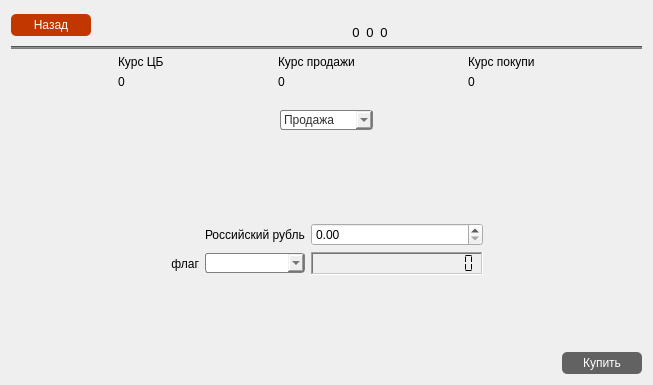
<?xml version="1.0" encoding="UTF-8"?>
<ui version="4.0">
 <class>wgtExchangeCurrency</class>
 <widget class="QWidget" name="wgtExchangeCurrency">
  <property name="geometry">
   <rect>
    <x>0</x>
    <y>0</y>
    <width>653</width>
    <height>385</height>
   </rect>
  </property>
  <property name="windowTitle">
   <string>Form</string>
  </property>
  <layout class="QVBoxLayout" name="verticalLayout_5">
   <item>
    <layout class="QVBoxLayout" name="verticalLayout">
     <item>
      <layout class="QHBoxLayout" name="horizontalLayout">
       <item>
        <widget class="QPushButton" name="pbtnBackToMenu">
         <property name="sizePolicy">
          <sizepolicy hsizetype="Preferred" vsizetype="Fixed">
           <horstretch>0</horstretch>
           <verstretch>0</verstretch>
          </sizepolicy>
         </property>
         <property name="cursor">
          <cursorShape>PointingHandCursor</cursorShape>
         </property>
         <property name="styleSheet">
          <string notr="true">QPushButton:enabled {
  	background-color: rgb(194, 55, 0);
  	color: white;
	border-radius: 5px;
    border-color: beige;
}

QPushButton {
  	background-color: rgb(98, 98, 98);
  	color: white;
	border-radius: 5px;
    border-color: beige;
	min-width: 80px;
	min-height: 22px;
}

QPushButton:hover {
	background-color: qlineargradient(spread:pad, x1:0, y1:0, x2:1, y2:0, stop:0 rgb(255, 125, 11), stop:1 rgb(255, 188, 17))
}

QPushButton:pressed {
     background-color: rgb(98, 98, 98);
     border-style: inset;
 }</string>
         </property>
         <property name="text">
          <string>Назад</string>
         </property>
        </widget>
       </item>
       <item>
        <spacer name="horizontalSpacer_2">
         <property name="orientation">
          <enum>Qt::Horizontal</enum>
         </property>
         <property name="sizeHint" stdset="0">
          <size>
           <width>40</width>
           <height>20</height>
          </size>
         </property>
        </spacer>
       </item>
       <item>
        <layout class="QVBoxLayout" name="pvbxLayoutRu">
         <property name="spacing">
          <number>0</number>
         </property>
         <item>
          <widget class="QLabel" name="plblFlagRu">
           <property name="maximumSize">
            <size>
             <width>30</width>
             <height>30</height>
            </size>
           </property>
           <property name="frameShape">
            <enum>QFrame::NoFrame</enum>
           </property>
           <property name="frameShadow">
            <enum>QFrame::Plain</enum>
           </property>
           <property name="text">
            <string/>
           </property>
           <property name="pixmap">
            <pixmap resource="../resurce.qrc">:/icons/icons8-russia-48.png</pixmap>
           </property>
           <property name="scaledContents">
            <bool>true</bool>
           </property>
           <property name="alignment">
            <set>Qt::AlignCenter</set>
           </property>
          </widget>
         </item>
         <item alignment="Qt::AlignHCenter">
          <widget class="QLabel" name="plblMoneyRub">
           <property name="font">
            <font>
             <pointsize>10</pointsize>
            </font>
           </property>
           <property name="text">
            <string>0</string>
           </property>
           <property name="alignment">
            <set>Qt::AlignCenter</set>
           </property>
          </widget>
         </item>
        </layout>
       </item>
       <item>
        <layout class="QVBoxLayout" name="pvbxLayoutUs">
         <property name="spacing">
          <number>0</number>
         </property>
         <item>
          <widget class="QLabel" name="plblFlagUs">
           <property name="maximumSize">
            <size>
             <width>30</width>
             <height>30</height>
            </size>
           </property>
           <property name="frameShape">
            <enum>QFrame::NoFrame</enum>
           </property>
           <property name="text">
            <string/>
           </property>
           <property name="pixmap">
            <pixmap resource="../resurce.qrc">:/icons/icons8-usa-48.png</pixmap>
           </property>
           <property name="scaledContents">
            <bool>true</bool>
           </property>
           <property name="alignment">
            <set>Qt::AlignCenter</set>
           </property>
          </widget>
         </item>
         <item alignment="Qt::AlignHCenter">
          <widget class="QLabel" name="plblMoneyDol">
           <property name="font">
            <font>
             <pointsize>10</pointsize>
            </font>
           </property>
           <property name="text">
            <string>0</string>
           </property>
           <property name="alignment">
            <set>Qt::AlignCenter</set>
           </property>
          </widget>
         </item>
        </layout>
       </item>
       <item>
        <layout class="QVBoxLayout" name="pvbxLayoutEur">
         <property name="spacing">
          <number>0</number>
         </property>
         <item>
          <widget class="QLabel" name="plblFlagEu">
           <property name="maximumSize">
            <size>
             <width>30</width>
             <height>30</height>
            </size>
           </property>
           <property name="text">
            <string/>
           </property>
           <property name="pixmap">
            <pixmap resource="../resurce.qrc">:/icons/icons8-europa-48.png</pixmap>
           </property>
           <property name="scaledContents">
            <bool>true</bool>
           </property>
           <property name="alignment">
            <set>Qt::AlignCenter</set>
           </property>
          </widget>
         </item>
         <item alignment="Qt::AlignHCenter">
          <widget class="QLabel" name="plblMoneyEur">
           <property name="font">
            <font>
             <pointsize>10</pointsize>
            </font>
           </property>
           <property name="text">
            <string>0</string>
           </property>
           <property name="alignment">
            <set>Qt::AlignCenter</set>
           </property>
          </widget>
         </item>
        </layout>
       </item>
       <item>
        <spacer name="horizontalSpacer">
         <property name="orientation">
          <enum>Qt::Horizontal</enum>
         </property>
         <property name="sizeHint" stdset="0">
          <size>
           <width>40</width>
           <height>20</height>
          </size>
         </property>
        </spacer>
       </item>
      </layout>
     </item>
     <item>
      <widget class="Line" name="line">
       <property name="styleSheet">
        <string notr="true">background-color: rgb(125, 125, 125)</string>
       </property>
       <property name="orientation">
        <enum>Qt::Horizontal</enum>
       </property>
      </widget>
     </item>
    </layout>
   </item>
   <item>
    <layout class="QHBoxLayout" name="horizontalLayout_2">
     <item>
      <spacer name="horizontalSpacer_8">
       <property name="orientation">
        <enum>Qt::Horizontal</enum>
       </property>
       <property name="sizeHint" stdset="0">
        <size>
         <width>40</width>
         <height>20</height>
        </size>
       </property>
      </spacer>
     </item>
     <item>
      <layout class="QVBoxLayout" name="verticalLayout_4">
       <item>
        <widget class="QLabel" name="plblRateCB">
         <property name="text">
          <string>Курс ЦБ</string>
         </property>
        </widget>
       </item>
       <item>
        <widget class="QLabel" name="plblShowRateCB">
         <property name="text">
          <string>0</string>
         </property>
        </widget>
       </item>
      </layout>
     </item>
     <item>
      <spacer name="horizontalSpacer_10">
       <property name="orientation">
        <enum>Qt::Horizontal</enum>
       </property>
       <property name="sizeHint" stdset="0">
        <size>
         <width>40</width>
         <height>20</height>
        </size>
       </property>
      </spacer>
     </item>
     <item>
      <layout class="QVBoxLayout" name="verticalLayout_3">
       <item>
        <widget class="QLabel" name="plblRateSelling">
         <property name="text">
          <string>Курс продажи</string>
         </property>
        </widget>
       </item>
       <item>
        <widget class="QLabel" name="plblShowRateSelling">
         <property name="text">
          <string>0</string>
         </property>
        </widget>
       </item>
      </layout>
     </item>
     <item>
      <spacer name="horizontalSpacer_11">
       <property name="orientation">
        <enum>Qt::Horizontal</enum>
       </property>
       <property name="sizeHint" stdset="0">
        <size>
         <width>40</width>
         <height>20</height>
        </size>
       </property>
      </spacer>
     </item>
     <item>
      <layout class="QVBoxLayout" name="verticalLayout_2">
       <item>
        <widget class="QLabel" name="plblRatePurchase">
         <property name="text">
          <string>Курс покупи</string>
         </property>
        </widget>
       </item>
       <item>
        <widget class="QLabel" name="plblShowRatePurchase">
         <property name="text">
          <string>0</string>
         </property>
        </widget>
       </item>
      </layout>
     </item>
     <item>
      <spacer name="horizontalSpacer_9">
       <property name="orientation">
        <enum>Qt::Horizontal</enum>
       </property>
       <property name="sizeHint" stdset="0">
        <size>
         <width>40</width>
         <height>20</height>
        </size>
       </property>
      </spacer>
     </item>
    </layout>
   </item>
   <item>
    <layout class="QHBoxLayout" name="horizontalLayout_3">
     <item>
      <spacer name="horizontalSpacer_3">
       <property name="orientation">
        <enum>Qt::Horizontal</enum>
       </property>
       <property name="sizeHint" stdset="0">
        <size>
         <width>40</width>
         <height>50</height>
        </size>
       </property>
      </spacer>
     </item>
     <item>
      <widget class="QComboBox" name="comboBoxByeOrSelling">
       <property name="styleSheet">
        <string notr="true">QComboBox {
     border: 1px solid gray;
     border-radius: 3px;
     padding: 1px 18px 1px 3px;
 }

QComboBox:!editable, QComboBox::drop-down:editable {
      background: qlineargradient(x1: 0, y1: 0, x2: 0, y2: 1,
                                  stop: 0 #E1E1E1, stop: 0.4 #DDDDDD,
                                  stop: 0.5 #D8D8D8, stop: 1.0 #D3D3D3);
	color:  rgb(48, 48, 48);
 }

QComboBox:!editable:on, QComboBox::drop-down:editable:on {
     background: qlineargradient(x1: 0, y1: 0, x2: 0, y2: 1,
                                 stop: 0 rgb(79, 79, 79), stop: 0.4 #D8D8D8,
                                 stop: 0.5 #DDDDDD, stop: 1.0 #E1E1E1);
 }

QComboBox:on { /* сдвиг текста, когда раскрывается всплывающий список */
     padding-top: 3px;
     padding-left: 4px;
 }

QComboBox QAbstractItemView {
     border: 2px solid darkgray;
	 color: rgb(48, 48, 48);
	 background-color: rgb(249, 249, 249)
 }</string>
       </property>
       <item>
        <property name="text">
         <string>Продажа</string>
        </property>
       </item>
       <item>
        <property name="text">
         <string>Покупка</string>
        </property>
       </item>
      </widget>
     </item>
     <item>
      <spacer name="horizontalSpacer_4">
       <property name="orientation">
        <enum>Qt::Horizontal</enum>
       </property>
       <property name="sizeHint" stdset="0">
        <size>
         <width>40</width>
         <height>50</height>
        </size>
       </property>
      </spacer>
     </item>
    </layout>
   </item>
   <item>
    <spacer name="verticalSpacer">
     <property name="orientation">
      <enum>Qt::Vertical</enum>
     </property>
     <property name="sizeHint" stdset="0">
      <size>
       <width>20</width>
       <height>40</height>
      </size>
     </property>
    </spacer>
   </item>
   <item>
    <layout class="QHBoxLayout" name="horizontalLayout_5">
     <item>
      <spacer name="horizontalSpacer_7">
       <property name="orientation">
        <enum>Qt::Horizontal</enum>
       </property>
       <property name="sizeHint" stdset="0">
        <size>
         <width>40</width>
         <height>20</height>
        </size>
       </property>
      </spacer>
     </item>
     <item>
      <layout class="QGridLayout" name="gridLayout">
       <item row="0" column="2">
        <widget class="QDoubleSpinBox" name="doubleSpinBoxInputMoney">
         <property name="maximum">
          <double>99.000000000000000</double>
         </property>
        </widget>
       </item>
       <item row="1" column="1">
        <widget class="QComboBox" name="comboBoxRates">
         <property name="sizePolicy">
          <sizepolicy hsizetype="Minimum" vsizetype="Fixed">
           <horstretch>0</horstretch>
           <verstretch>0</verstretch>
          </sizepolicy>
         </property>
         <property name="styleSheet">
          <string notr="true">QComboBox {
     border: 1px solid gray;
     border-radius: 3px;
     padding: 1px 18px 1px 3px;
	 min-width: 5em;
 }

QComboBox:!editable, QComboBox::drop-down:editable {
      background: qlineargradient(x1: 0, y1: 0, x2: 0, y2: 1,
                                  stop: 0 #E1E1E1, stop: 0.4 #DDDDDD,
                                  stop: 0.5 #D8D8D8, stop: 1.0 #D3D3D3);
	color:  rgb(48, 48, 48);
 }

QComboBox:!editable:on, QComboBox::drop-down:editable:on {
     background: qlineargradient(x1: 0, y1: 0, x2: 0, y2: 1,
                                 stop: 0 rgb(79, 79, 79), stop: 0.4 #D8D8D8,
                                 stop: 0.5 #DDDDDD, stop: 1.0 #E1E1E1);
 }

QComboBox:on { /* сдвиг текста, когда раскрывается всплывающий список */
     padding-top: 3px;
     padding-left: 4px;
 }

QComboBox QAbstractItemView {
     border: 2px solid darkgray;
	 color: rgb(48, 48, 48);
	 background-color: rgb(249, 249, 249)
 }</string>
         </property>
        </widget>
       </item>
       <item row="0" column="1">
        <widget class="QLabel" name="plblRub">
         <property name="text">
          <string>Российский рубль</string>
         </property>
        </widget>
       </item>
       <item row="1" column="0">
        <widget class="QLabel" name="plblFlagRates">
         <property name="text">
          <string>флаг</string>
         </property>
         <property name="alignment">
          <set>Qt::AlignRight|Qt::AlignTrailing|Qt::AlignVCenter</set>
         </property>
        </widget>
       </item>
       <item row="0" column="0">
        <widget class="QLabel" name="plblFlagRub">
         <property name="text">
          <string/>
         </property>
         <property name="pixmap">
          <pixmap resource="../resurce.qrc">:/icons/icons8-russia-48.png</pixmap>
         </property>
         <property name="scaledContents">
          <bool>true</bool>
         </property>
         <property name="alignment">
          <set>Qt::AlignRight|Qt::AlignTrailing|Qt::AlignVCenter</set>
         </property>
        </widget>
       </item>
       <item row="1" column="2">
        <widget class="QLCDNumber" name="lcdMoney">
         <property name="frameShape">
          <enum>QFrame::WinPanel</enum>
         </property>
         <property name="frameShadow">
          <enum>QFrame::Sunken</enum>
         </property>
         <property name="lineWidth">
          <number>2</number>
         </property>
         <property name="midLineWidth">
          <number>0</number>
         </property>
         <property name="digitCount">
          <number>17</number>
         </property>
         <property name="segmentStyle">
          <enum>QLCDNumber::Flat</enum>
         </property>
        </widget>
       </item>
      </layout>
     </item>
     <item>
      <spacer name="horizontalSpacer_6">
       <property name="orientation">
        <enum>Qt::Horizontal</enum>
       </property>
       <property name="sizeHint" stdset="0">
        <size>
         <width>40</width>
         <height>20</height>
        </size>
       </property>
      </spacer>
     </item>
    </layout>
   </item>
   <item>
    <spacer name="verticalSpacer_2">
     <property name="orientation">
      <enum>Qt::Vertical</enum>
     </property>
     <property name="sizeHint" stdset="0">
      <size>
       <width>20</width>
       <height>40</height>
      </size>
     </property>
    </spacer>
   </item>
   <item>
    <layout class="QHBoxLayout" name="horizontalLayout_4">
     <item>
      <spacer name="horizontalSpacer_5">
       <property name="orientation">
        <enum>Qt::Horizontal</enum>
       </property>
       <property name="sizeHint" stdset="0">
        <size>
         <width>40</width>
         <height>20</height>
        </size>
       </property>
      </spacer>
     </item>
     <item>
      <widget class="QPushButton" name="pbtnBye">
       <property name="enabled">
        <bool>false</bool>
       </property>
       <property name="cursor">
        <cursorShape>PointingHandCursor</cursorShape>
       </property>
       <property name="styleSheet">
        <string notr="true">QPushButton:enabled {
  	background-color: rgb(194, 55, 0);
  	color: white;
	border-radius: 5px;
    border-color: beige;
}

QPushButton {
  	background-color: rgb(98, 98, 98);
  	color: white;
	border-radius: 5px;
    border-color: beige;
	min-width: 80px;
	min-height: 22px;
}

QPushButton:hover {
	background-color: qlineargradient(spread:pad, x1:0, y1:0, x2:1, y2:0, stop:0 rgb(255, 125, 11), stop:1 rgb(255, 188, 17))
}

QPushButton:pressed {
     background-color: rgb(98, 98, 98);
     border-style: inset;
 }</string>
       </property>
       <property name="text">
        <string>Купить</string>
       </property>
      </widget>
     </item>
    </layout>
   </item>
  </layout>
 </widget>
 <resources>
  <include location="../resurce.qrc"/>
 </resources>
 <connections/>
</ui>
